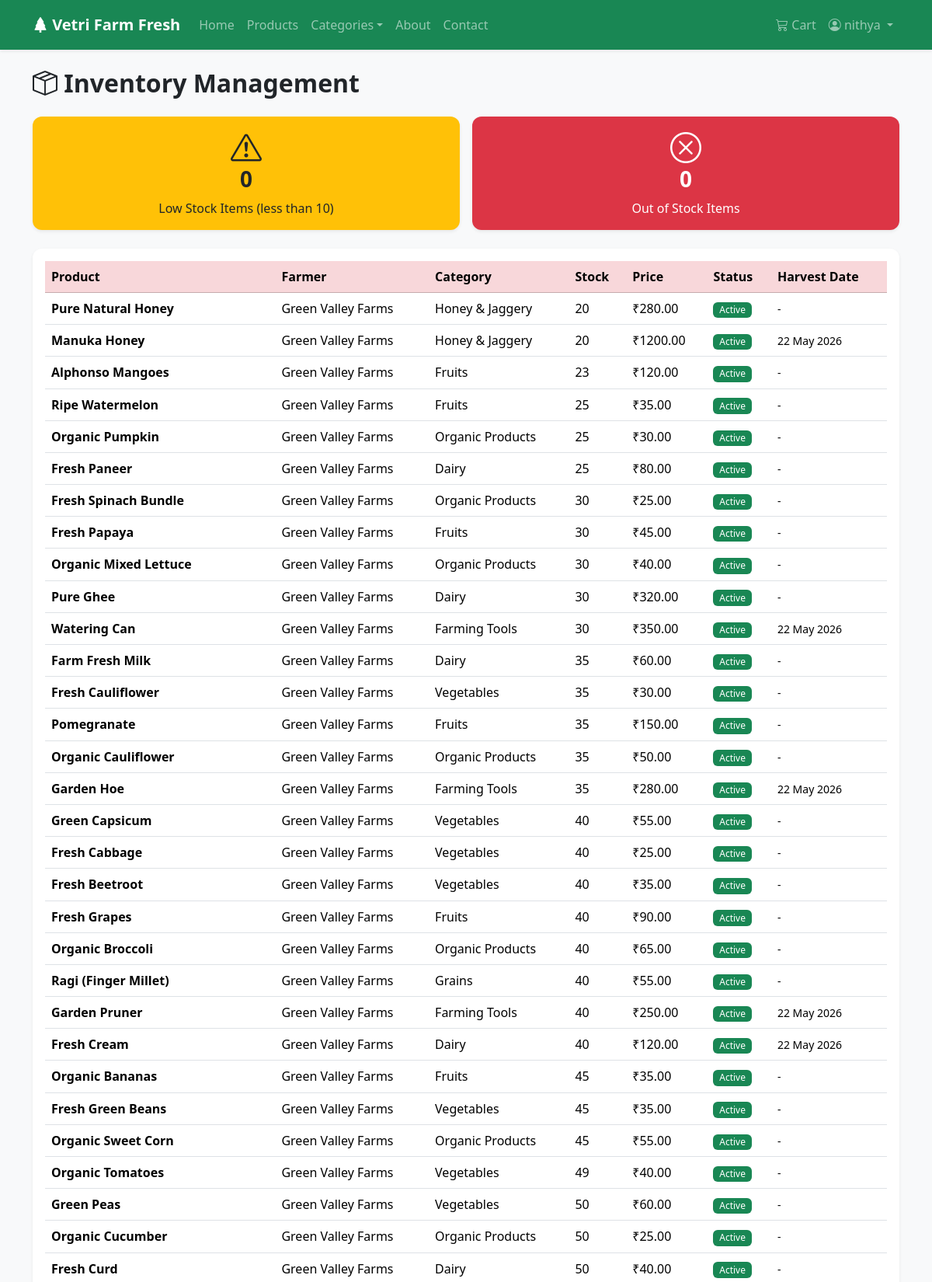
The app's page /admin-panel/inventory/ (signed in, upper part) with its own data.
### marketplace/models.py (models this page shows, shortened)
class Product(models.Model):
    UNIT_CHOICES = [
        ('kg', 'Kg'),
        ('litre', 'Litre'),
        ('dozen', 'Dozen'),
        ('piece', 'Piece'),
        ('pack', 'Pack'),
        ('gram', 'Gram'),
    ]
    farmer = models.ForeignKey(Farmer, on_delete=models.CASCADE, related_name='products')
    category = models.ForeignKey(Category, on_delete=models.SET_NULL, null=True, related_name='products')
    name = models.CharField(max_length=200)
    description = models.TextField(blank=True)
    price = models.DecimalField(max_digits=10, decimal_places=2)
    stock_quantity = models.PositiveIntegerField(default=0)
    unit = models.CharField(max_length=10, choices=UNIT_CHOICES, default='kg')
    is_organic = models.BooleanField(default=False)
    is_featured = models.BooleanField(default=False, help_text='Show on homepage featured section')
    original_price = models.DecimalField(max_digits=10, decimal_places=2, null=True, blank=True, help_text='Original price before discount')
    harvest_date = models.DateField(null=True, blank=True)
    product_image = models.ImageField(upload_to='product_images/', blank=True, null=True)
    availability_status = models.BooleanField(default=True)
    created_at = models.DateTimeField(auto_now_add=True)
    updated_at = models.DateTimeField(auto_now=True)

class Category(models.Model):
    name = models.CharField(max_length=100)
    image = models.ImageField(upload_to='category_images/', blank=True, null=True)
    created_at = models.DateTimeField(auto_now_add=True)
    class Meta:
        verbose_name_plural = 'Categories'

### accounts/models.py (models this page shows, shortened)
class Farmer(models.Model):
    user = models.OneToOneField(User, on_delete=models.CASCADE)
    farm_name = models.CharField(max_length=200)
    farm_address = models.TextField()
    contact_number = models.CharField(max_length=15)
    profile_image = models.ImageField(upload_to='profile_images/', blank=True, null=True)
    farm_description = models.TextField(blank=True)
    is_approved = models.BooleanField(default=False)
    created_at = models.DateTimeField(auto_now_add=True)

### farmfresh/admin_views.py (the view)
# urls.py: path('inventory/', admin_views.admin_inventory, name='admin_inventory'),
@staff_member_required
def admin_inventory(request):
    products = Product.objects.select_related('farmer', 'category').all().order_by('stock_quantity')
    low_stock = products.filter(stock_quantity__lt=10)
    out_of_stock = products.filter(availability_status=False)
    return render(request, 'admin_panel/inventory.html', {
        'products': products,
        'low_stock': low_stock,
        'out_of_stock': out_of_stock,
    })

### marketplace/context_processors.py (called while the page is built)
def cart_count(request):
    if request.user.is_authenticated:
        count = Cart.objects.filter(customer__user=request.user).count()
        return {'cart_count': count}
    return {'cart_count': 0}

### templates/admin_panel/inventory.html (shortened to what this page needs)
{% extends 'base.html' %}
{% load static %}
{% block content %}
<div class="container py-4">
    <h2 class="fw-bold mb-4"><i class="bi bi-box-seam"></i> Inventory Management</h2>
    <div class="row g-3 mb-4">
        <div class="col-md-6">
            <div class="card border-0 shadow-sm bg-warning">
                <div class="card-body text-center">
                    <i class="bi bi-exclamation-triangle display-6"></i>
                    <h3 class="fw-bold">{{ low_stock.count }}</h3>
                    <p class="mb-0">Low Stock Items (less than 10)</p>
                </div>
            </div>
        </div>
        <div class="col-md-6">
            <div class="card border-0 shadow-sm bg-danger text-white">
                <div class="card-body text-center">
                    <i class="bi bi-x-circle display-6"></i>
                    <h3 class="fw-bold">{{ out_of_stock.count }}</h3>
                    <p class="mb-0">Out of Stock Items</p>
                </div>
            </div>
        </div>
    </div>
    <div class="card border-0 shadow-sm">
        <div class="card-body">
            <div class="table-responsive">
                <table class="table table-hover">
                    <thead class="table-danger">
                        <tr>
                            <th>Product</th>
                            <th>Farmer</th>
                            <th>Category</th>
                            <th>Stock</th>
                            <th>Price</th>
                            <th>Status</th>
                            <th>Harvest Date</th>
                        </tr>
                    </thead>
                    <tbody>
                        {% for product in products %}
                            <tr class="{% if product.stock_quantity < 10 %}table-warning{% elif not product.availability_status %}table-secondary{% endif %}">
                                <td class="fw-bold">{{ product.name }}</td>
                                <td>{{ product.farmer.farm_name }}</td>
                                <td>{{ product.category.name }}</td>
                                <td class="{% if product.stock_quantity < 10 %}text-danger fw-bold{% endif %}">{{ product.stock_quantity }}</td>
                                <td>₹{{ product.price }}</td>
                                <td>
                                    {% if product.availability_status %}
                                        <span class="badge bg-success">Active</span>
                                    {% else %}
                                        <span class="badge bg-danger">Inactive</span>
                                    {% endif %}
                                </td>
                                <td><small>{{ product.harvest_date|date:"d M Y"|default:"-" }}</small></td>
                            </tr>
                        {% endfor %}
                    </tbody>
                </table>
            </div>
        </div>
    </div>
</div>
{% endblock %}

### templates/base.html (shortened to what this page needs)
<!DOCTYPE html>
<html lang="en">
<head>
    <link href="https://cdn.jsdelivr.net/npm/bootstrap@5.3.2/dist/css/bootstrap.min.css" rel="stylesheet">
    <link rel="stylesheet" href="https://cdn.jsdelivr.net/npm/bootstrap-icons@1.11.2/font/bootstrap-icons.min.css">
    <link rel="stylesheet" href="https://cdnjs.cloudflare.com/ajax/libs/font-awesome/6.5.1/css/all.min.css">
    {% load static %}
    <link rel="stylesheet" href="{% static 'css/style.css' %}">
</head>
<body>
    <nav class="navbar navbar-expand-lg navbar-dark bg-success shadow-sm">
        <div class="container">
            <a class="navbar-brand fw-bold" href="{% url 'home' %}">
                <i class="bi bi-tree-fill"></i> Vetri Farm Fresh
            </a>
            <div class="collapse navbar-collapse" id="navbarNav">
                <ul class="navbar-nav me-auto">
                    <li class="nav-item"><a class="nav-link" href="{% url 'home' %}">Home</a></li>
                    <li class="nav-item"><a class="nav-link" href="{% url 'marketplace:product_list' %}">Products</a></li>
                    <li class="nav-item dropdown">
                        <a class="nav-link dropdown-toggle" href="#" role="button" data-bs-toggle="dropdown">Categories</a>
                    </li>
                    <li class="nav-item"><a class="nav-link" href="{% url 'about' %}">About</a></li>
                    <li class="nav-item"><a class="nav-link" href="{% url 'contact' %}">Contact</a></li>
                </ul>
                <ul class="navbar-nav">
                    {% if user.is_authenticated %}
                        <li class="nav-item">
                            <a class="nav-link position-relative" href="{% url 'marketplace:view_cart' %}">
                                <i class="bi bi-cart3"></i> Cart
                            </a>
                        </li>
                        <li class="nav-item dropdown">
                            <a class="nav-link dropdown-toggle" href="#" role="button" data-bs-toggle="dropdown">
                                <i class="bi bi-person-circle"></i> {{ user.username }}
                            </a>
                        </li>
                    {% endif %}
                </ul>
            </div>
        </div>
    </nav>
    <main>
        {% block content %}{% endblock %}
    </main>
</body>
</html>

### static/css/style.css (style rules this page uses)
:root { --primary: #198754; --primary-dark: #146c43; --primary-light: #20c997; }
body { font-family: 'Segoe UI', Tahoma, Geneva, Verdana, sans-serif; background-color: #f8f9fa; min-height: 100vh; display: flex; flex-direction: column; }
main { flex: 1; }
.bg-success { background-color: var(--primary) !important; }
.navbar { padding-top: 12px; padding-bottom: 12px; }
.card { border-radius: 12px; }
.badge { font-weight: 500; }
.navbar .nav-link { font-weight: 500; }

### records on screen
Product: name "Pure Natural Honey", farmer.farm_name "Green Valley Farms", category.name "Honey & Jaggery", stock_quantity "20", price "280.00", availability_status "Active", harvest_date "-"
Product: name "Manuka Honey", farmer.farm_name "Green Valley Farms", category.name "Honey & Jaggery", stock_quantity "20", price "1200.00", availability_status "Active", harvest_date "22 May 2026"
Product: name "Alphonso Mangoes", farmer.farm_name "Green Valley Farms", category.name "Fruits", stock_quantity "23", price "120.00", availability_status "Active", harvest_date "-"
Product: name "Ripe Watermelon", farmer.farm_name "Green Valley Farms", category.name "Fruits", stock_quantity "25", price "35.00", availability_status "Active", harvest_date "-"
Product: name "Organic Pumpkin", farmer.farm_name "Green Valley Farms", category.name "Organic Products", stock_quantity "25", price "30.00", availability_status "Active", harvest_date "-"
Product: name "Fresh Paneer", farmer.farm_name "Green Valley Farms", category.name "Dairy", stock_quantity "25", price "80.00", availability_status "Active", harvest_date "-"
Product: name "Fresh Spinach Bundle", farmer.farm_name "Green Valley Farms", category.name "Organic Products", stock_quantity "30", price "25.00", availability_status "Active", harvest_date "-"
Product: name "Fresh Papaya", farmer.farm_name "Green Valley Farms", category.name "Fruits", stock_quantity "30", price "45.00", availability_status "Active", harvest_date "-"
Product: name "Organic Mixed Lettuce", farmer.farm_name "Green Valley Farms", category.name "Organic Products", stock_quantity "30", price "40.00", availability_status "Active", harvest_date "-"
Product: name "Pure Ghee", farmer.farm_name "Green Valley Farms", category.name "Dairy", stock_quantity "30", price "320.00", availability_status "Active", harvest_date "-"
Product: name "Watering Can", farmer.farm_name "Green Valley Farms", category.name "Farming Tools", stock_quantity "30", price "350.00", availability_status "Active", harvest_date "22 May 2026"
Product: name "Farm Fresh Milk", farmer.farm_name "Green Valley Farms", category.name "Dairy", stock_quantity "35", price "60.00", availability_status "Active", harvest_date "-"
Product: name "Fresh Cauliflower", farmer.farm_name "Green Valley Farms", category.name "Vegetables", stock_quantity "35", price "30.00", availability_status "Active", harvest_date "-"
Product: name "Pomegranate", farmer.farm_name "Green Valley Farms", category.name "Fruits", stock_quantity "35", price "150.00", availability_status "Active", harvest_date "-"
Product: name "Organic Cauliflower", farmer.farm_name "Green Valley Farms", category.name "Organic Products", stock_quantity "35", price "50.00", availability_status "Active", harvest_date "-"
Product: name "Garden Hoe", farmer.farm_name "Green Valley Farms", category.name "Farming Tools", stock_quantity "35", price "280.00", availability_status "Active", harvest_date "22 May 2026"
Product: name "Green Capsicum", farmer.farm_name "Green Valley Farms", category.name "Vegetables", stock_quantity "40", price "55.00", availability_status "Active", harvest_date "-"
Product: name "Fresh Cabbage", farmer.farm_name "Green Valley Farms", category.name "Vegetables", stock_quantity "40", price "25.00", availability_status "Active", harvest_date "-"
Product: name "Fresh Beetroot", farmer.farm_name "Green Valley Farms", category.name "Vegetables", stock_quantity "40", price "35.00", availability_status "Active", harvest_date "-"
Product: name "Fresh Grapes", farmer.farm_name "Green Valley Farms", category.name "Fruits", stock_quantity "40", price "90.00", availability_status "Active", harvest_date "-"
Product: name "Organic Broccoli", farmer.farm_name "Green Valley Farms", category.name "Organic Products", stock_quantity "40", price "65.00", availability_status "Active", harvest_date "-"
Product: name "Ragi (Finger Millet)", farmer.farm_name "Green Valley Farms", category.name "Grains", stock_quantity "40", price "55.00", availability_status "Active", harvest_date "-"
Product: name "Garden Pruner", farmer.farm_name "Green Valley Farms", category.name "Farming Tools", stock_quantity "40", price "250.00", availability_status "Active", harvest_date "22 May 2026"
Product: name "Fresh Cream", farmer.farm_name "Green Valley Farms", category.name "Dairy", stock_quantity "40", price "120.00", availability_status "Active", harvest_date "22 May 2026"
Product: name "Organic Bananas", farmer.farm_name "Green Valley Farms", category.name "Fruits", stock_quantity "45", price "35.00", availability_status "Active", harvest_date "-"
Product: name "Fresh Green Beans", farmer.farm_name "Green Valley Farms", category.name "Vegetables", stock_quantity "45", price "35.00", availability_status "Active", harvest_date "-"
Product: name "Organic Sweet Corn", farmer.farm_name "Green Valley Farms", category.name "Organic Products", stock_quantity "45", price "55.00", availability_status "Active", harvest_date "-"
Product: name "Organic Tomatoes", farmer.farm_name "Green Valley Farms", category.name "Vegetables", stock_quantity "49", price "40.00", availability_status "Active", harvest_date "-"
Product: name "Green Peas", farmer.farm_name "Green Valley Farms", category.name "Vegetables", stock_quantity "50", price "60.00", availability_status "Active", harvest_date "-"
Product: name "Organic Cucumber", farmer.farm_name "Green Valley Farms", category.name "Organic Products", stock_quantity "50", price "25.00", availability_status "Active", harvest_date "-"
Product: name "Fresh Curd", farmer.farm_name "Green Valley Farms", category.name "Dairy", stock_quantity "50", price "40.00", availability_status "Active", harvest_date "-"

### other values on screen
{{ user.username }} "nithya"
{{ low_stock.count }} "0"
{{ out_of_stock.count }} "0"
